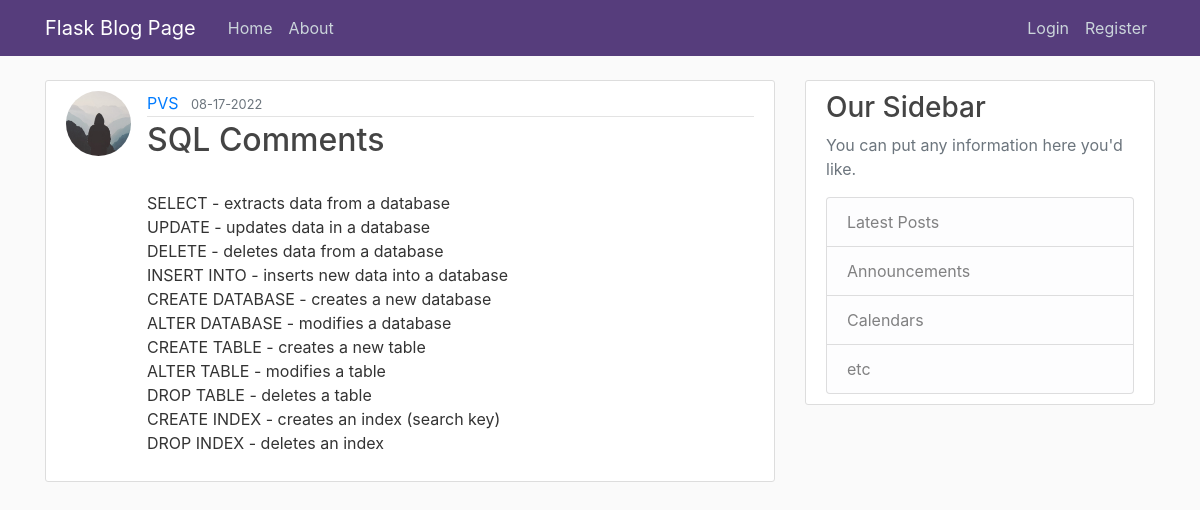
Page /post/9 on the committed database.
### flaskblog/models.py (models this page shows, shortened)
class User(db.Model, UserMixin):
    id = db.Column(db.Integer, primary_key=True)
    username = db.Column(db.String(20), unique=True, nullable=False)
    email = db.Column(db.String(120), unique=True, nullable=False)
    image_file = db.Column(db.String(20), nullable=False, default='default.jpg')
    password = db.Column(db.String(60), nullable=False)
    posts = db.relationship('Post', backref='author', lazy=True)

class Post(db.Model):
    id = db.Column(db.Integer, primary_key=True)
    title = db.Column(db.String(100), nullable=False)
    date_posted = db.Column(db.DateTime, nullable=False, default=datetime.utcnow)
    content = db.Column(db.Text, nullable=False)
    user_id = db.Column(db.Integer, db.ForeignKey('user.id'), nullable=False)

### flaskblog/routes.py (the view)
@app.route("/post/<int:post_id>")
def post(post_id):
    post = Post.query.get_or_404(post_id)
    return render_template('post.html', title=post.title, post=post)

### flaskblog/templates/post.html (shortened to what this page needs)
{% extends "layout.html" %}
{% block content %}
<article class="media content-section">
    <img class="rounded-circle article-img" src="{{ url_for('static', filename='profile_pics/' + post.author.image_file) }}">
    <div class="media-body">
        <div class="article-metadata">
            <a class="mr-2" href="{{ url_for('user_posts', username=post.author.username) }}">{{ post.author.username }}</a>
            <small class="text-muted">{{ post.date_posted.strftime('%m-%d-%Y') }}</small>
        </div>
        <h2 class="article-title">{{ post.title }}</h2>
        <p class="article-content">{{ post.content }}</p>
    </div>
</article>
{% endblock content %}

### flaskblog/static/main.css (style rules this page uses)
body { background: #fafafa; color: #333333; margin-top: 5rem; }
h1, h2, h3, h4, h5, h6 { color: #444444; }
.content-section { background: #ffffff; padding: 10px 20px; border: 1px solid #dddddd; border-radius: 3px; margin-bottom: 20px; }
.article-title { color: #444444; }
.article-content { white-space: pre-line; }
.article-img { height: 65px; width: 65px; margin-right: 16px; }
.article-metadata { padding-bottom: 1px; margin-bottom: 4px; border-bottom: 1px solid #e3e3e3 }

### rows in the picture
User: image_file (placeholder picture), author.username "PVS"
Post: date_posted "08-17-2022", title "SQL Comments", content "SELECT - extracts data from a database UPDATE - updates data in a database DELETE - deletes data from a database INSERT INTO - inserts new data into a database CREATE DATABASE - creates a new database ALTER DATABASE - modifies a database CREATE TABLE - creates a new table ALTER TABLE - modifies a table DROP TABLE - deletes a table CREATE INDEX - creates an index (search key) DROP INDEX - deletes an index"
